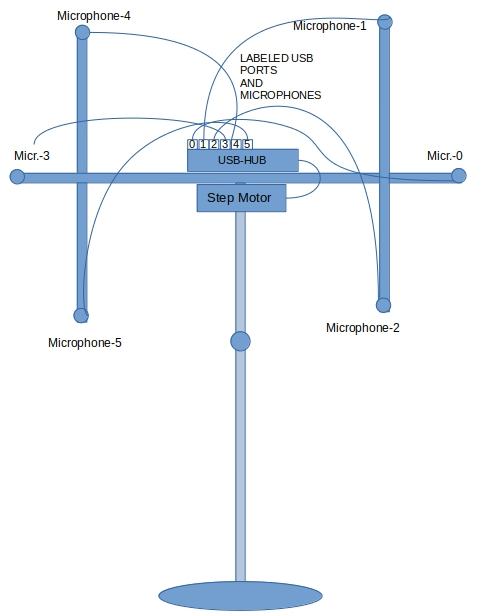
#> input picture 01.data_collection/01.constructing_device/02.electrical/mikrofon_direk_yeni_2.jpg, 480 x 614 px
$ python coherence_plot_group.py ../../../01.data_collection/01.constructing_device/02.electrical ../../../01.data_collection/01.constructing_device/02.electrical/hoparlor_direk_yeni_2.jpg ../../../01.data_collection/01.constructing_device/02.electrical ../../../01.data_collection/01.constructing_device/02.electrical/mikrofon_direk_yeni_2.jpg ../../../01.data_collection/01.constructing_device/02.electrical/mikrofon_direk_yeni_2.jpg ../../../01.data_collection/01.constructing_device/02.electrical/mikrofon_direk_yeni_2.jpg
#> lines starting #> are read from the running program, lines starting #| are printed output that depends on the picture
#!/usr/bin/env python3
from PIL import Image,ImageDraw,ImageFont
import sys


SUMMARY_DIR=sys.argv[1].strip()
SUB_TYPE=sys.argv[2].strip()
DATASET=sys.argv[3].strip()

MESHTAE_REAL=Image.open(sys.argv[4].strip())
#> MESHTAE_REAL is the input picture: PIL image 480x614 RGB; mean R, G, B 240.7, 244.3, 248.2
MESH2IR_REAL=Image.open(sys.argv[5].strip())
MESH2IR_MESHTAE=Image.open(sys.argv[6].strip())


images=[
         [MESHTAE_REAL,MESH2IR_REAL,MESH2IR_MESHTAE],
      ]

titles=[
         ["(a) MESH-TAE / REAL ","(b) MESH2IR / REAL " ,  "(c) MESH-TAE / MESH2IR " ],
      ]


width, height = MESHTAE_REAL.size
#> width = 480; height = 614
total_width = 3*width+90
#> total_width = 1530
#max_height = 2*height+240
max_height = height+120
#> max_height = 734
fontsize=20
new_im = Image.new('RGB', (total_width, max_height))
#> new_im: PIL image 1530x734 RGB; every value is 0
ImageDraw.Draw(new_im).rectangle([(0,0),(total_width,max_height)],fill="white")
#> new_im: PIL image 1530x734 RGB; every value is 255

for i in range(len(images)) :
    for j in range(len(images[0])):
      if images[i][j] is not None :
        new_im.paste(images[i][j], (10+j*width,10+i*(30+height)))
#> this loop made 1 pass
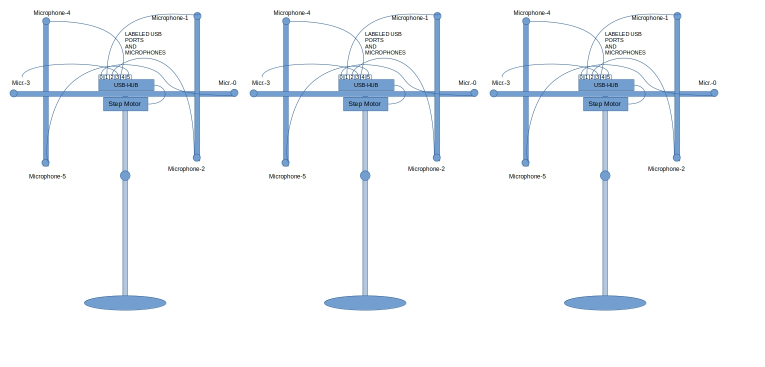
#> new_im: PIL image 1530x734 RGB (shown at 1/2 size); mean R, G, B 243.8, 246.6, 249.7

for i in range(len(images)) :
    for j in range(len(images[0])):
      if images[i][j] is not None :
        ImageDraw.Draw(new_im).text((200+j*width,10+(i+1)*(30+height)),titles[i][j],fill="black",font=ImageFont.truetype("FreeSerifBold.ttf", fontsize))


new_im.save(SUMMARY_DIR+'/coherence_plot_group.'+DATASET+'.'+SUB_TYPE+'.png')
